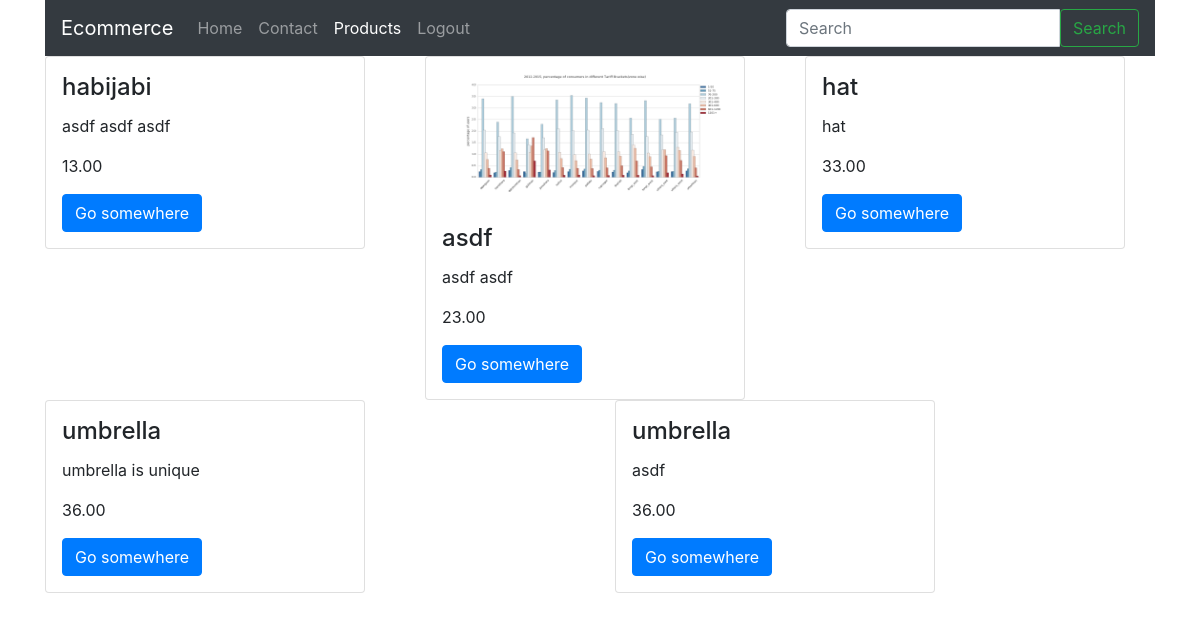
Before: /products/ with the older database file.
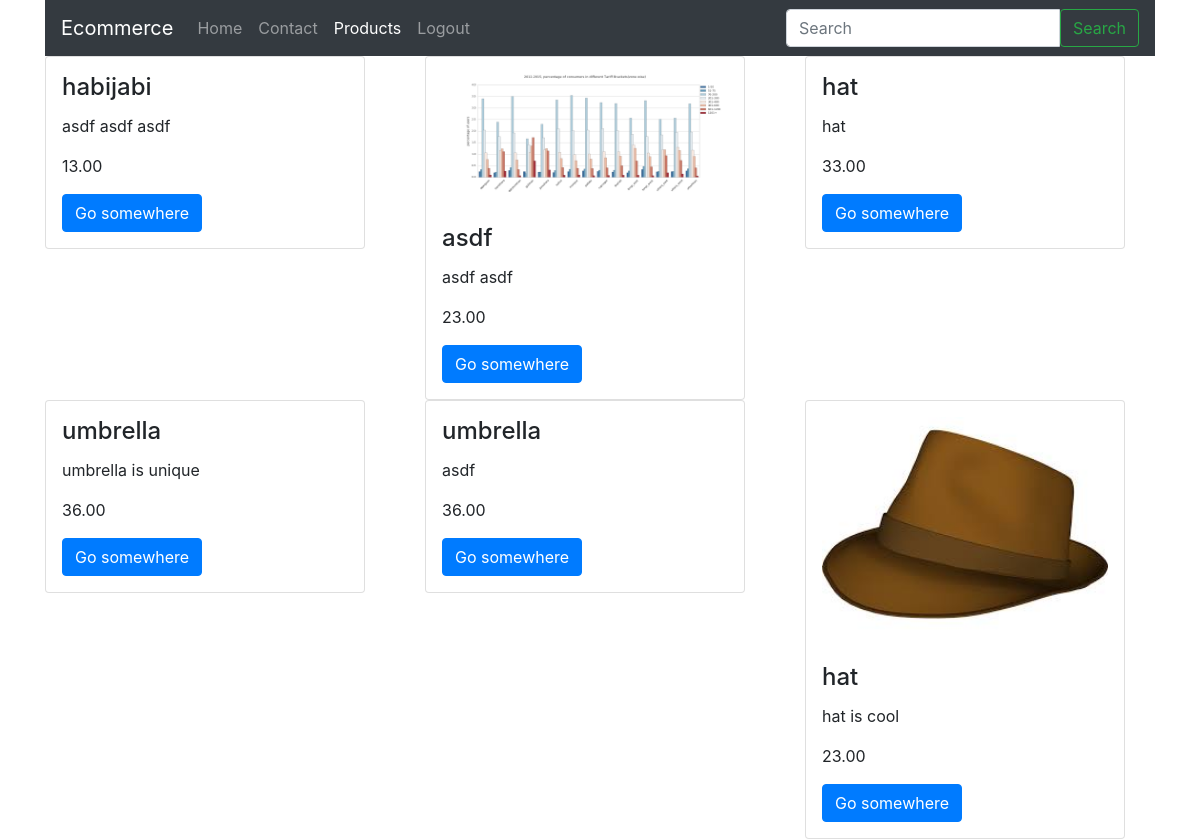
After: the same page with the newer database file.
### products/models.py (models this page shows, shortened)
class Product(models.Model):
    title = models.CharField(max_length=255)
    slug = models.SlugField(blank=True, unique=True)
    description = models.TextField()
    price = models.DecimalField(max_digits=19, decimal_places=2)
    image = models.ImageField(upload_to="products/", null=True, blank=True)
    featured = models.BooleanField(default=False)
    objects = ProductManager()

### products/views.py (the view)
class ProductListView(ListView):
    queryset = Product.objects.all()
    template_name = "products/list.html"
    def get_context_data(self, *args, **kwargs):
        context = super(ProductListView, self).get_context_data(*args, **kwargs)
        return context

### templates/products/list.html
{% extends 'base.html' %}
{% block content %}
    <div class="row">
        {% for obj in object_list %}
            <div class="col">
                {% include 'products/snippets/card.html' with instance=obj %}
            </div>
        {% endfor %}
    </div>
{% endblock %}

### templates/base.html (shortened to what this page needs)
{% load  static %}
<!doctype html>
<html lang="en">
<head>
    {% include 'base/css.html' %}
</head>
<body>
{% include 'base/nav.html' %}
<div class="container">
    {% block content %}
    {% endblock %}
</div>
</body>
</html>

### templates/base/css.html (shortened to what this page needs)
{% load static %}
<link rel="stylesheet" href="https://maxcdn.bootstrapcdn.com/bootstrap/4.0.0-beta.2/css/bootstrap.min.css"
>

### templates/base/nav.html (shortened to what this page needs)
{% url 'home' as home_url %}
{% url 'contact' as contact_url %}
{% url 'products:list' as product_list_url %}
{% url 'login' as  login_url %}
<div class="container ">
    <nav class="navbar navbar-expand-md navbar-dark bg-dark">
        <a class="navbar-brand" href="{{ home_url }}">Ecommerce </a>
        <div class="collapse navbar-collapse" id="navbarSupportedContent">
            <ul class="navbar-nav mr-auto">
                <li class="nav-item {% if request.path == home_url %}active{% endif %}">
                    <a class="nav-link" href="{{ home_url }}">Home <span class="sr-only">(current)</span></a>
                </li>
                <li class="nav-item {% if request.path == contact_url %}active{% endif %}">
                    <a class="nav-link" href="{{ contact_url }}">Contact</a>
                </li>
                <li class="nav-item {% if request.path == product_list_url %}active{% endif %}">
                    <a class="nav-link " href="{{ product_list_url }}">Products</a>
                </li>
                {% if request.user.authenticated %}
                    <li class="nav-item {% if request.path == login_url %}active{% endif %}">
                        <a class="nav-link" href="{{ login_url }}">Login</a>
                    </li>
                {% else %}
                    <li class="nav-item {% if request.path == login_url %}active{% endif %}">
                        <a class="nav-link" href="{{ login_url }}">Logout</a>
                    </li>
                {% endif %}
            </ul>
            {% include 'search/snippets/search-form.html' %}
        </div>
    </nav>
</div>

### templates/search/snippets/search-form.html
<form method='GET' action="{% url "search:query" %}" class="form my-2 my-lg-0">
    <div class="input-group">
        <input class="form-control" type="text" name="q" placeholder="Search" value="{{ request.GET.q }}">
        <span class="input-group-btn">
             <button class="btn btn-outline-success " type="submit">Search</button>
        </span>
    </div>
</form>

### templates/products/snippets/card.html
<div class="card" style="width: 20rem;">
    {% if instance.image %}
        <img class="card-img-top  px-3 py-3" src="{{ instance.image.url }}" alt="Card image cap">
    {% endif %}
    <div class="card-block px-3 py-3">
        <h4 class="card-title">{{ instance.title }}</h4>
        <p class="card-text">
            {{ instance.description | truncatewords:14}}
        </p>
        <p class="card-text">
            {{ instance.price }}
        </p>
        <a href="{{ instance.slug }}" class="btn btn-primary">Go somewhere</a>
    </div>
</div>

### templates/base/js.html (shortened to what this page needs)
{% load static %}

Changed rows visible on the page:
added Product: image (picture), title "hat", description "hat is cool", price "23.00"
